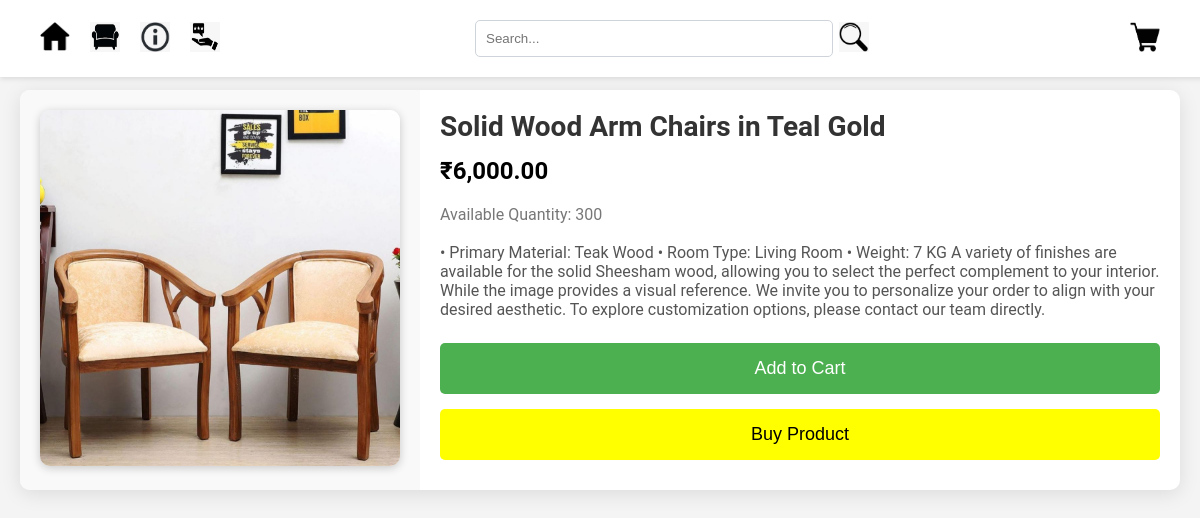
Screenshot of /product_details.php?id=4 with the database file from the repository.
### tables this page shows
CREATE TABLE IF NOT EXISTS `product` (
  `id` int NOT NULL AUTO_INCREMENT,
  `name` varchar(50) NOT NULL,
  `img` varchar(255) DEFAULT NULL,
  `description` text,
  `price` decimal(10,2) NOT NULL,
  `category_id` int DEFAULT NULL,
  `quantity` int NOT NULL,
  `status` enum('best','normal') NOT NULL DEFAULT 'normal',
  PRIMARY KEY (`id`),
  KEY `category_id` (`category_id`)
);

### product_details.php (the view, shortened to what this page needs)
<?php
include 'db.php';
$product_id = isset($_GET['id']) ? intval($_GET['id']) : 0;
$sql = "SELECT * FROM product WHERE id = '$product_id'";
$result = mysqli_query($conn, $sql);
if (mysqli_num_rows($result) > 0) {
    $row = mysqli_fetch_assoc($result);
} else {
    echo "Product not found.";
    exit;
}
?>
<!DOCTYPE html>
<html lang="en">
<head>
    <link rel="stylesheet" href="style.css">
    <link rel="stylesheet" href="usercss/product_details.css">
</head>
<body>
    <nav class="menu-bar">
        <div class="menu-icons">
            <a href="index.php" title="Home"><img src="img/icon/home.jpg" alt="Home-icon" class="icon" /></a>
            <a href="product_display.php" title="Product"><img src="img/icon/sofa.jpg" alt="category-icon" class="icon" /></a>
            <a href="contact.php" title="Contact Us"><img src="img/icon/about.jpg" alt="Contact Us-icon" class="icon" /></a>
            <a href="feedback.php" title="Feedback"><img src="img/icon/feedback.jpg" alt="feedback-icon" class="icon" /></a>
        </div>
        <form method="GET" action="product_display.php">
            <div class="search-container">
                <input type="text" name="search_query" placeholder="Search..." required />
                <button type="submit"><img src="img/icon/search.jpg" alt="Search" class="icon" /></button>
            </div>
        </form>
        <div class="add-to-cart-icon">
            <a href="cart.php" title="View Cart"><img src="img/icon/add-to-cart.jpg" alt="Add to Cart" class="icon" /></a>
        </div>
    </nav>
    <div class="product-detail-container">
        <div class="product-image">
            <img src="<?php echo htmlspecialchars($row['img']); ?>" alt="<?php echo htmlspecialchars($row['name']); ?>">
        </div>
        <div class="product-info1">
            <h1><?php echo htmlspecialchars($row['name']); ?></h1>
            <p class="price">&#8377;<?php echo number_format($row['price'], 2); ?></p>
            <p class="quantity">Available Quantity: <?php echo htmlspecialchars($row['quantity']); ?></p>
            <p class="description"><?php echo htmlspecialchars($row['description']); ?></p>
            <?php if ($row['quantity'] > 0): ?>
                <form method="POST" action="">
                 <button type="submit" name="cart" class="add-to-cart">Add to Cart</button>
	             <button type="button" class="buy-product" onclick="window.location.href='shipping.php?id=<?php echo urlencode($row['id']); ?>'">Buy Product</button>
                </form>
            <?php else: ?>
                <p class="out-of-stock">Out of Stock</p>
            <?php endif; ?>
        </div>
    </div>
</body>
</html>

### style.css (style rules this page uses)
body { font-family: Arial, sans-serif; margin: 0; padding: 0; background-color: #e9ecef; }
.menu-bar { background: #ffffff; display: flex; align-items: center; justify-content: space-between; padding: 10px 20px; position: fixed; width: 100%; top: 0; left: 0; z-index: 1000; box-shadow: 0 2px 5px rgba(0, 0, 0, 0.1); }
.menu-icons { display: flex; align-items: center; }
.menu-icons a { margin-left: 20px; }
.icon { width: 30px; height: 30px; }
.search-container { display: flex; align-items: center; margin: 0 auto; width: 400px; }
.search-container input { padding: 5px; border: 1px solid #ccc; border-radius: 5px; }
.search-container button { border: none; background: transparent; cursor: pointer; }
.add-to-cart-icon { display: flex; gap: 20px; margin-right: 60px; }
input[type="email"], input[type="password"], input[type="text"] { width: 95%; padding: 10px; margin: 10px 0; border: 1px solid #ced4da; border-radius: 5px; }
a { text-decoration: none; color: inherit; }
.add-to-cart { background-color: #28a745; color: white; border: none; border-radius: 5px; padding: 10px 15px; cursor: pointer; margin-top: 10px; margin-bottom: 10px; display: inline-block; }
.buy-product { background-color: #ffff00; color: black; border: none; border-radius: 5px; padding: 10px 15px; margin-top: 5px; margin-bottom: 10px; cursor: pointer; }

### usercss/product_details.css (style rules this page uses)
body { font-family: 'Roboto', sans-serif; background-color: #f4f4f4; margin: 60px 0 0; padding: 20px; }
.product-detail-container { display: flex; max-width: 1200px; margin: 10px auto; background: white; border-radius: 10px; box-shadow: 0 4px 20px rgba(0, 0, 0, 0.1); overflow: hidden; transition: transform 0.3s; }
.product-image { flex: 1; padding: 20px; background: #f9f9f9; }
.product-image img { max-width: 100%; border-radius: 10px; box-shadow: 0 2px 10px rgba(0, 0, 0, 0.2); }
.product-info1 { flex: 2; padding: 20px; display: flex; flex-direction: column; justify-content: space-between; }
.product-info1 h1 { margin: 0; font-size: 28px; color: #333; }
.product-info1 .description { margin: 10px 0; font-size: 16px; color: #555; }
.product-info1 .price { font-size: 24px; margin: 10px 0; font-weight: bold; }
.product-info1 .quantity, .product-info1 .status { margin: 5px 0; font-size: 16px; color: #777; }
.add-to-cart { background-color: #4CAF50; color: white; border: none; padding: 15px 20px; border-radius: 5px; cursor: pointer; font-size: 18px; transition: background-color 0.3s, transform 0.3s; width: 100%; }
.buy-product { background-color: #ffff00; color: black; border: none; padding: 15px 20px; border-radius: 5px; cursor: pointer; font-size: 18px; transition: background-color 0.3s, transform 0.3s; width: 100%; }

### rows the page displays
product: img (picture), name "Solid Wood Arm Chairs in Teal Gold", price "6,000.00", quantity "300", description "• Primary Material: Teak Wood • Room Type: Living Room • Weight: 7 KG A variety of finishes are available for the solid Sheesham wood, allowing you to select the perfect complement to your interior. While the image provides a visual reference. We invite you to personalize your order to align with your desired aesthetic. To explore customization options, please contact our team directly."
